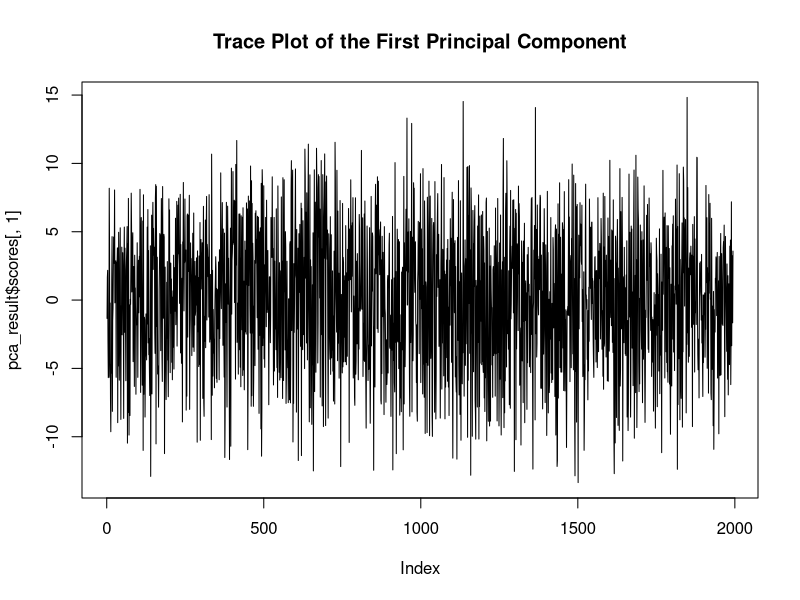
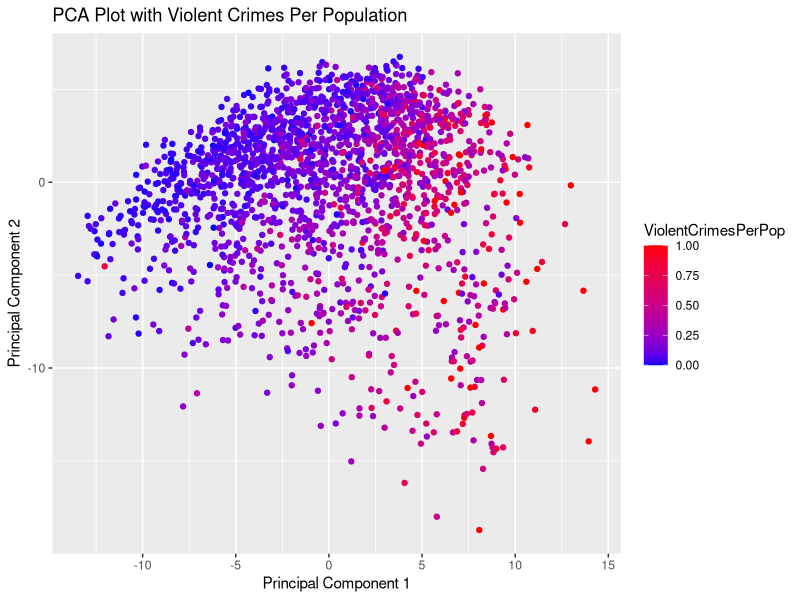
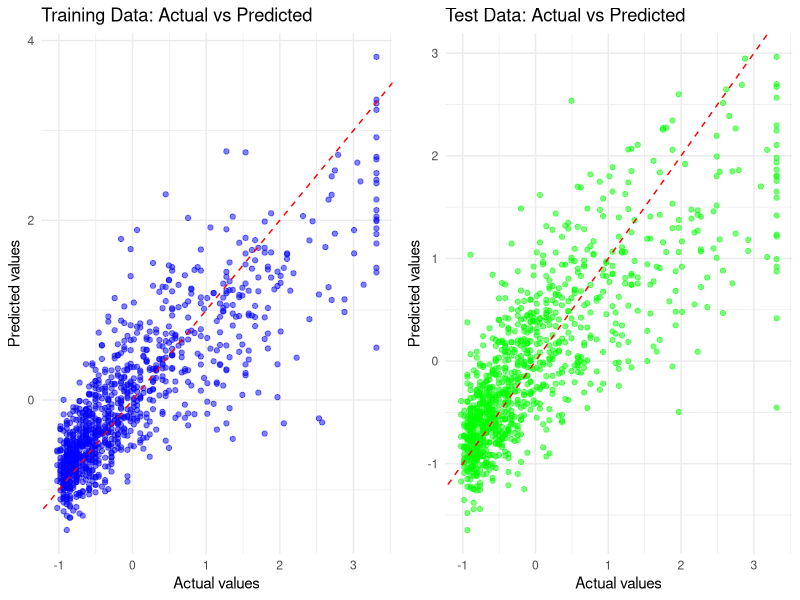
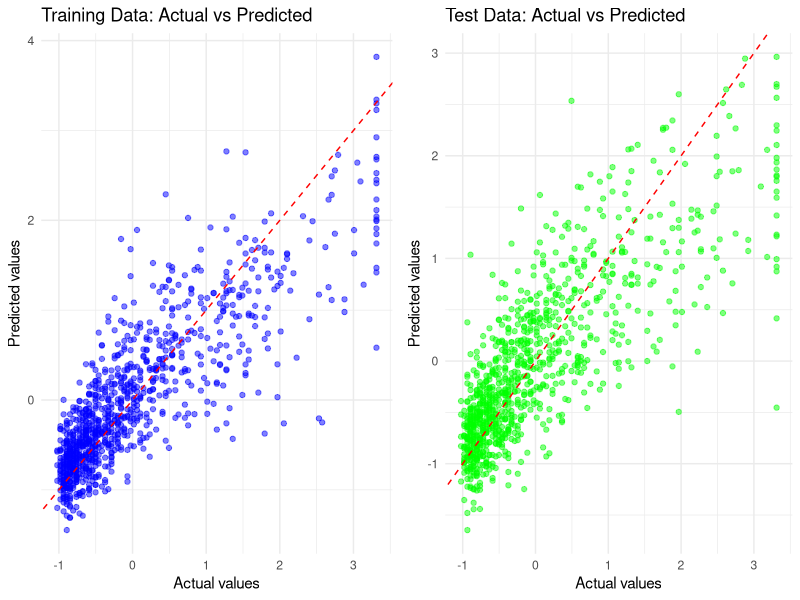

The R script that drew these images, in order:
##########Task 1###########
data = read.csv("communities.csv", header = TRUE)
data_scaled = scale(data)
# data_scaled[, names(data_scaled) != "ViolentCrimePerPop"] <- scale(data[, names(data) != "ViolentCrimesPerPop"])
performPCA <- function(data, exclude_column) {
    # Scale the variables except the specified column
    data_scaled <- data
    data_scaled[, names(data_scaled) != exclude_column] <- scale(data[, names(data) != exclude_column])

    # Compute the covariance matrix of the scaled data
    cov_matrix <- cov(data_scaled[, names(data_scaled) != exclude_column])

    # Compute eigenvalues and eigenvectors
    eigen_results <- eigen(cov_matrix)

    # Principal components
    principal_components <- eigen_results$vectors

    # Variance explained by each component
    variance_explained <- eigen_results$values / sum(eigen_results$values)

    # Determine the number of components for 95% variance
    cumulative_variance <- cumsum(variance_explained)
    components_for_95 <- which(cumulative_variance >= 0.95)[1]

    # Proportion of variation explained by the first two components
    first_two_components_variance <- variance_explained[1:2]

    # Results
    list(
        principal_components = principal_components,
        components_for_95_percent_variance = components_for_95,
        variance_explained_by_first_two = first_two_components_variance
    )
}

result <- performPCA(data, "ViolentCrimesPerPop")
result$components_for_95_percent_variance
result$variance_explained_by_first_two


##########Task 2###########
if(!require("MASS")) install.packages("MASS")
library(MASS)

pca_result <- princomp(data, cor = TRUE, scores = TRUE)
# Trace plot for the first principal component
plot(pca_result$scores[, 1], type = "l", main = "Trace Plot of the First Principal Component")

# Identifying the features contributing most to the first principal component
loadings_first_component <- abs(pca_result$loadings[, 1])
top_5_features <- sort(loadings_first_component, decreasing = TRUE)[1:5]

# Print the top 5 features
print(top_5_features)


# Install and load necessary packages
if (!require("ggplot2")) install.packages("ggplot2")
library(ggplot2)

# Perform PCA using princomp() - make sure to exclude the ViolentCrimesPerPop variable from scaling
pca_result <- princomp(data[-which(names(data) == "ViolentCrimesPerPop")], cor = TRUE, scores = TRUE)

# Create a data frame for ggplot
plot_data <- data.frame(PC1 = pca_result$scores[, 1],
                        PC2 = pca_result$scores[, 2],
                        ViolentCrimesPerPop = data$ViolentCrimesPerPop)

# Plot using ggplot2
ggplot(plot_data, aes(x = PC1, y = PC2, color = ViolentCrimesPerPop)) +
    geom_point() +
    labs(title = "PCA Plot with Violent Crimes Per Population",
         x = "Principal Component 1",
         y = "Principal Component 2") +
    scale_color_gradient(low = "blue", high = "red") # color gradient from low to high values


##########Task 3###########
# Load necessary libraries
if (!require("caret")) install.packages("caret")
library(caret)

# Assuming your data is stored in a data frame called 'data'
set.seed(12345) # For reproducibility
indexes <- createDataPartition(data$ViolentCrimesPerPop, p = 0.5, list = FALSE)
train_data <- data[indexes, ]
test_data <- data[-indexes, ]

# Scale the data
preproc <- preProcess(train_data[, -which(names(train_data) == "ViolentCrimesPerPop")], method = c("center", "scale"))
train_data_scaled <- predict(preproc, train_data)
test_data_scaled <- predict(preproc, test_data)

# Scaling the response variable
train_response_mean <- mean(train_data$ViolentCrimesPerPop)
train_response_sd <- sd(train_data$ViolentCrimesPerPop)
train_data_scaled$ViolentCrimesPerPop <- (train_data$ViolentCrimesPerPop - train_response_mean) / train_response_sd
test_data_scaled$ViolentCrimesPerPop <- (test_data$ViolentCrimesPerPop - train_response_mean) / train_response_sd

# Fit linear regression model
lm_model <- lm(ViolentCrimesPerPop ~ ., data = train_data_scaled)

# Make predictions
train_predictions <- predict(lm_model, train_data_scaled)
test_predictions <- predict(lm_model, test_data_scaled)

# Compute MSE
train_mse <- mean((train_data_scaled$ViolentCrimesPerPop - train_predictions)^2)
test_mse <- mean((test_data_scaled$ViolentCrimesPerPop - test_predictions)^2)

# Compute RMSE
train_rmse <- sqrt(train_mse)
test_rmse <- sqrt(test_mse)

# Output the errors
list(train_rmse = train_rmse, test_rmse = test_rmse)

plot_train_data <- data.frame(Actual = train_data_scaled$ViolentCrimesPerPop, Predicted = train_predictions)
plot_test_data <- data.frame(Actual = test_data_scaled$ViolentCrimesPerPop, Predicted = test_predictions)

# Plot for training data
p1 <- ggplot(plot_train_data, aes(x = Actual, y = Predicted)) +
    geom_point(color = 'blue', alpha = 0.5) +
    geom_abline(intercept = 0, slope = 1, color = 'red', linetype = "dashed") +
    labs(title = "Training Data: Actual vs Predicted",
         x = "Actual values",
         y = "Predicted values") +
    theme_minimal()

# Plot for test data
p2 <- ggplot(plot_test_data, aes(x = Actual, y = Predicted)) +
    geom_point(color = 'green', alpha = 0.5) +
    geom_abline(intercept = 0, slope = 1, color = 'red', linetype = "dashed") +
    labs(title = "Test Data: Actual vs Predicted",
         x = "Actual values",
         y = "Predicted values") +
    theme_minimal()

# Arrange the plots into one figure
library(gridExtra)
grid.arrange(p1, p2, ncol = 2)




##############Task 4###############
# Define the cost function for linear regression without intercept
cost_function <- function(theta, X, y) {
  predictions <- X %*% theta
  mse <- mean((predictions - y) ^ 2)
  return(mse)
}

# Prepare the data
X_train <- as.matrix(train_data_scaled[, -which(names(train_data_scaled) == "ViolentCrimesPerPop")])
y_train <- train_data_scaled$ViolentCrimesPerPop
X_test <- as.matrix(test_data_scaled[, -which(names(test_data_scaled) == "ViolentCrimesPerPop")])
y_test <- test_data_scaled$ViolentCrimesPerPop

# Run the optimization
optim_results <- optim(
  par = rep(0, ncol(X_train)), # Initial parameters set to zero
  fn = cost_function,
  X = X_train,
  y = y_train,
  method = "BFGS",
  control = list(maxit = 1000, trace = 1) # Print output every iteration
)

# Extract the optimized parameters
optimized_theta <- optim_results$par

# Compute the training error
train_predictions <- X_train %*% optimized_theta
train_mse <- mean((train_predictions - y_train) ^ 2)

# Compute the test error
test_predictions <- X_test %*% optimized_theta
test_mse <- mean((test_predictions - y_test) ^ 2)

# Print the training and test MSE
cat("Training MSE:", train_mse, "\n")
cat("Test MSE:", test_mse, "\n")


# Load necessary library
if (!require("ggplot2")) install.packages("ggplot2")
library(ggplot2)

# Create data frames for plotting
plot_train_data <- data.frame(Actual = y_train, Predicted = train_predictions)
plot_test_data <- data.frame(Actual = y_test, Predicted = test_predictions)

# Plot for training data
p1 <- ggplot(plot_train_data, aes(x = Actual, y = Predicted)) +
    geom_point(color = 'blue', alpha = 0.5) +
    geom_abline(intercept = 0, slope = 1, color = 'red', linetype = "dashed") +
    labs(title = "Training Data: Actual vs Predicted",
         x = "Actual values",
         y = "Predicted values") +
    theme_minimal()

# Plot for test data
p2 <- ggplot(plot_test_data, aes(x = Actual, y = Predicted)) +
    geom_point(color = 'green', alpha = 0.5) +
    geom_abline(intercept = 0, slope = 1, color = 'red', linetype = "dashed") +
    labs(title = "Test Data: Actual vs Predicted",
         x = "Actual values",
         y = "Predicted values") +
    theme_minimal()

# Display the plots
library(gridExtra)
grid.arrange(p1, p2, ncol = 2)
